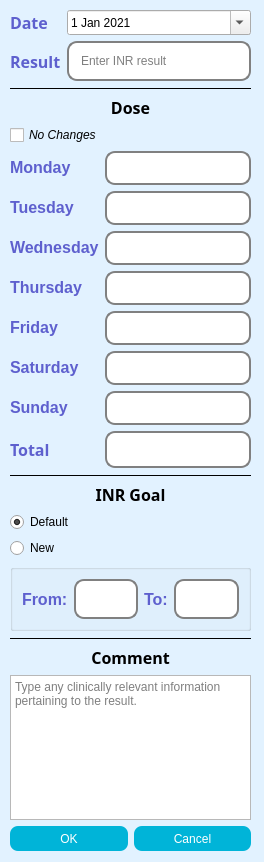
<?xml version="1.0" encoding="UTF-8"?>
<ui version="4.0">
 <class>DlgAddResult</class>
 <widget class="QDialog" name="DlgAddResult">
  <property name="geometry">
   <rect>
    <x>0</x>
    <y>0</y>
    <width>264</width>
    <height>862</height>
   </rect>
  </property>
  <property name="palette">
   <palette>
    <active>
     <colorrole role="Base">
      <brush brushstyle="SolidPattern">
       <color alpha="255">
        <red>255</red>
        <green>255</green>
        <blue>255</blue>
       </color>
      </brush>
     </colorrole>
     <colorrole role="Window">
      <brush brushstyle="SolidPattern">
       <color alpha="255">
        <red>226</red>
        <green>242</green>
        <blue>255</blue>
       </color>
      </brush>
     </colorrole>
    </active>
    <inactive>
     <colorrole role="Base">
      <brush brushstyle="SolidPattern">
       <color alpha="255">
        <red>255</red>
        <green>255</green>
        <blue>255</blue>
       </color>
      </brush>
     </colorrole>
     <colorrole role="Window">
      <brush brushstyle="SolidPattern">
       <color alpha="255">
        <red>226</red>
        <green>242</green>
        <blue>255</blue>
       </color>
      </brush>
     </colorrole>
    </inactive>
    <disabled>
     <colorrole role="Base">
      <brush brushstyle="SolidPattern">
       <color alpha="255">
        <red>226</red>
        <green>242</green>
        <blue>255</blue>
       </color>
      </brush>
     </colorrole>
     <colorrole role="Window">
      <brush brushstyle="SolidPattern">
       <color alpha="255">
        <red>226</red>
        <green>242</green>
        <blue>255</blue>
       </color>
      </brush>
     </colorrole>
    </disabled>
   </palette>
  </property>
  <property name="windowTitle">
   <string>Add Result</string>
  </property>
  <property name="styleSheet">
   <string notr="true">QPushButton {
	background-color: #00b4d8;
	color: white;
	border-radius: 8px;
	font-family: &quot;Raleway&quot;;
	font: 12px;
}

QPushButton::hover{
	border: 3px solid #0077b6;
}

QLineEdit {
	border: 2px  solid gray;
	border-radius: 10px;
	padding: 10px;
	font-family:  &quot;Raleway&quot;;
	font: 12px;

}

QLabel {
	color: #5E60CE;
	font-family: &quot;Raleway&quot;;
	font-size: 16px;
	font-weight: bold;
}

QLabel#lblComment{
	color: black;
	font-family: &quot;Source Sans Pro&quot;;
	font-size: 16px;
	font-weight: bold;
}

QLabel#lblGoal{
	color: black;
	font-family: &quot;Source Sans Pro&quot;;
	font-size: 16px;
	font-weight: bold;
}

QLabel#lblDoseTitle{
	color: black;
	font-family: &quot;Source Sans Pro&quot;;
	font-size: 16px;
	font-weight: bold;
}</string>
  </property>
  <widget class="QWidget" name="layoutWidget">
   <property name="geometry">
    <rect>
     <x>10</x>
     <y>10</y>
     <width>241</width>
     <height>841</height>
    </rect>
   </property>
   <layout class="QVBoxLayout" name="lytMain">
    <item>
     <layout class="QFormLayout" name="lytDateResult">
      <item row="0" column="0">
       <widget class="QLabel" name="lblDate">
        <property name="font">
         <font>
          <family>Raleway</family>
          <pointsize>-1</pointsize>
          <weight>75</weight>
          <bold>true</bold>
         </font>
        </property>
        <property name="text">
         <string>Date</string>
        </property>
       </widget>
      </item>
      <item row="0" column="1">
       <widget class="QDateEdit" name="dteDate">
        <property name="minimumSize">
         <size>
          <width>0</width>
          <height>25</height>
         </size>
        </property>
        <property name="toolTip">
         <string>Enter date of the blood draw</string>
        </property>
        <property name="dateTime">
         <datetime>
          <hour>0</hour>
          <minute>0</minute>
          <second>0</second>
          <year>2021</year>
          <month>1</month>
          <day>1</day>
         </datetime>
        </property>
        <property name="calendarPopup">
         <bool>true</bool>
        </property>
       </widget>
      </item>
      <item row="1" column="1">
       <widget class="QLineEdit" name="ledResult">
        <property name="minimumSize">
         <size>
          <width>0</width>
          <height>40</height>
         </size>
        </property>
        <property name="toolTip">
         <string>Enter the INR result</string>
        </property>
        <property name="placeholderText">
         <string>Enter INR result</string>
        </property>
       </widget>
      </item>
      <item row="1" column="0">
       <widget class="QLabel" name="lblResult">
        <property name="font">
         <font>
          <family>Raleway</family>
          <pointsize>-1</pointsize>
          <weight>75</weight>
          <bold>true</bold>
         </font>
        </property>
        <property name="text">
         <string>Result</string>
        </property>
       </widget>
      </item>
     </layout>
    </item>
    <item>
     <widget class="Line" name="line1">
      <property name="frameShadow">
       <enum>QFrame::Plain</enum>
      </property>
      <property name="orientation">
       <enum>Qt::Horizontal</enum>
      </property>
     </widget>
    </item>
    <item>
     <layout class="QVBoxLayout" name="lytDose">
      <item>
       <widget class="QLabel" name="lblDoseTitle">
        <property name="font">
         <font>
          <family>Source Sans Pro</family>
          <pointsize>-1</pointsize>
          <weight>75</weight>
          <bold>true</bold>
         </font>
        </property>
        <property name="text">
         <string>Dose</string>
        </property>
        <property name="alignment">
         <set>Qt::AlignCenter</set>
        </property>
       </widget>
      </item>
      <item>
       <widget class="QCheckBox" name="chkNoChanges">
        <property name="font">
         <font>
          <italic>true</italic>
         </font>
        </property>
        <property name="toolTip">
         <string>Click the checkbox if no changes were made to the regimen from the patient's last appointment.</string>
        </property>
        <property name="text">
         <string>No Changes</string>
        </property>
       </widget>
      </item>
      <item>
       <layout class="QFormLayout" name="lytDailyDoses">
        <item row="0" column="0">
         <widget class="QLabel" name="lblMonday">
          <property name="text">
           <string>Monday</string>
          </property>
         </widget>
        </item>
        <item row="0" column="1">
         <widget class="QLineEdit" name="ledMonday">
          <property name="minimumSize">
           <size>
            <width>0</width>
            <height>20</height>
           </size>
          </property>
         </widget>
        </item>
        <item row="1" column="0">
         <widget class="QLabel" name="lblTuesday">
          <property name="text">
           <string>Tuesday</string>
          </property>
         </widget>
        </item>
        <item row="1" column="1">
         <widget class="QLineEdit" name="ledTuesday">
          <property name="minimumSize">
           <size>
            <width>0</width>
            <height>30</height>
           </size>
          </property>
         </widget>
        </item>
        <item row="2" column="0">
         <widget class="QLabel" name="lblWednesday">
          <property name="text">
           <string>Wednesday</string>
          </property>
         </widget>
        </item>
        <item row="2" column="1">
         <widget class="QLineEdit" name="ledWednesday">
          <property name="minimumSize">
           <size>
            <width>0</width>
            <height>30</height>
           </size>
          </property>
         </widget>
        </item>
        <item row="3" column="0">
         <widget class="QLabel" name="lblThursday">
          <property name="text">
           <string>Thursday</string>
          </property>
         </widget>
        </item>
        <item row="3" column="1">
         <widget class="QLineEdit" name="ledThursday">
          <property name="minimumSize">
           <size>
            <width>0</width>
            <height>30</height>
           </size>
          </property>
         </widget>
        </item>
        <item row="4" column="0">
         <widget class="QLabel" name="lblFriday">
          <property name="text">
           <string>Friday</string>
          </property>
         </widget>
        </item>
        <item row="4" column="1">
         <widget class="QLineEdit" name="ledFriday">
          <property name="minimumSize">
           <size>
            <width>0</width>
            <height>30</height>
           </size>
          </property>
         </widget>
        </item>
        <item row="5" column="0">
         <widget class="QLabel" name="lblSaturday">
          <property name="text">
           <string>Saturday</string>
          </property>
         </widget>
        </item>
        <item row="5" column="1">
         <widget class="QLineEdit" name="ledSaturday">
          <property name="minimumSize">
           <size>
            <width>0</width>
            <height>30</height>
           </size>
          </property>
         </widget>
        </item>
        <item row="6" column="0">
         <widget class="QLabel" name="lblSunday">
          <property name="text">
           <string>Sunday</string>
          </property>
         </widget>
        </item>
        <item row="6" column="1">
         <widget class="QLineEdit" name="ledSunday">
          <property name="minimumSize">
           <size>
            <width>0</width>
            <height>30</height>
           </size>
          </property>
         </widget>
        </item>
        <item row="7" column="0">
         <widget class="QLabel" name="lblTotal">
          <property name="font">
           <font>
            <family>Raleway</family>
            <pointsize>-1</pointsize>
            <weight>75</weight>
            <bold>true</bold>
           </font>
          </property>
          <property name="text">
           <string>Total</string>
          </property>
         </widget>
        </item>
        <item row="7" column="1">
         <widget class="QLineEdit" name="ledTotal">
          <property name="minimumSize">
           <size>
            <width>0</width>
            <height>30</height>
           </size>
          </property>
          <property name="font">
           <font>
            <family>Raleway</family>
            <pointsize>-1</pointsize>
            <weight>50</weight>
            <italic>false</italic>
            <bold>false</bold>
           </font>
          </property>
          <property name="readOnly">
           <bool>true</bool>
          </property>
         </widget>
        </item>
       </layout>
      </item>
     </layout>
    </item>
    <item>
     <widget class="Line" name="line2">
      <property name="frameShadow">
       <enum>QFrame::Plain</enum>
      </property>
      <property name="orientation">
       <enum>Qt::Horizontal</enum>
      </property>
     </widget>
    </item>
    <item>
     <layout class="QVBoxLayout" name="lytGoal">
      <item>
       <widget class="QLabel" name="lblGoal">
        <property name="font">
         <font>
          <family>Source Sans Pro</family>
          <pointsize>-1</pointsize>
          <weight>75</weight>
          <bold>true</bold>
         </font>
        </property>
        <property name="text">
         <string>INR Goal</string>
        </property>
        <property name="alignment">
         <set>Qt::AlignCenter</set>
        </property>
       </widget>
      </item>
      <item>
       <widget class="QRadioButton" name="rbtn_Goal_Default">
        <property name="text">
         <string>Default</string>
        </property>
        <property name="checked">
         <bool>true</bool>
        </property>
        <attribute name="buttonGroup">
         <string notr="true">rbtnGroup_Goal</string>
        </attribute>
       </widget>
      </item>
      <item>
       <widget class="QRadioButton" name="rbtnGoal_New">
        <property name="text">
         <string>New</string>
        </property>
        <attribute name="buttonGroup">
         <string notr="true">rbtnGroup_Goal</string>
        </attribute>
       </widget>
      </item>
      <item>
       <widget class="QGroupBox" name="gbxNewGoal">
        <property name="checkable">
         <bool>false</bool>
        </property>
        <property name="checked">
         <bool>false</bool>
        </property>
        <layout class="QHBoxLayout" name="horizontalLayout">
         <item>
          <widget class="QLabel" name="lblNewGoalFrom">
           <property name="text">
            <string>From:</string>
           </property>
          </widget>
         </item>
         <item>
          <widget class="QLineEdit" name="ledNewGoalFrom">
           <property name="minimumSize">
            <size>
             <width>0</width>
             <height>40</height>
            </size>
           </property>
          </widget>
         </item>
         <item>
          <widget class="QLabel" name="lblNewGoalTo">
           <property name="text">
            <string>To:</string>
           </property>
          </widget>
         </item>
         <item>
          <widget class="QLineEdit" name="ledNewGoalTo">
           <property name="minimumSize">
            <size>
             <width>0</width>
             <height>40</height>
            </size>
           </property>
          </widget>
         </item>
        </layout>
       </widget>
      </item>
     </layout>
    </item>
    <item>
     <widget class="Line" name="line3">
      <property name="frameShadow">
       <enum>QFrame::Plain</enum>
      </property>
      <property name="orientation">
       <enum>Qt::Horizontal</enum>
      </property>
     </widget>
    </item>
    <item>
     <layout class="QVBoxLayout" name="lytComment">
      <item>
       <widget class="QLabel" name="lblComment">
        <property name="font">
         <font>
          <family>Source Sans Pro</family>
          <pointsize>-1</pointsize>
          <weight>75</weight>
          <bold>true</bold>
         </font>
        </property>
        <property name="text">
         <string>Comment</string>
        </property>
        <property name="alignment">
         <set>Qt::AlignCenter</set>
        </property>
       </widget>
      </item>
      <item>
       <widget class="QTextEdit" name="txtComment">
        <property name="toolTip">
         <string>Add clinically relevant comments</string>
        </property>
        <property name="tabChangesFocus">
         <bool>false</bool>
        </property>
        <property name="placeholderText">
         <string>Type any clinically relevant information pertaining to the result.</string>
        </property>
       </widget>
      </item>
     </layout>
    </item>
    <item>
     <layout class="QHBoxLayout" name="lytButton">
      <item>
       <widget class="QPushButton" name="btnOK">
        <property name="minimumSize">
         <size>
          <width>0</width>
          <height>25</height>
         </size>
        </property>
        <property name="text">
         <string>OK</string>
        </property>
       </widget>
      </item>
      <item>
       <widget class="QPushButton" name="btnCancel">
        <property name="minimumSize">
         <size>
          <width>0</width>
          <height>25</height>
         </size>
        </property>
        <property name="text">
         <string>Cancel</string>
        </property>
       </widget>
      </item>
     </layout>
    </item>
   </layout>
  </widget>
 </widget>
 <tabstops>
  <tabstop>dteDate</tabstop>
  <tabstop>ledResult</tabstop>
  <tabstop>chkNoChanges</tabstop>
  <tabstop>ledMonday</tabstop>
  <tabstop>ledTuesday</tabstop>
  <tabstop>ledWednesday</tabstop>
  <tabstop>ledThursday</tabstop>
  <tabstop>ledFriday</tabstop>
  <tabstop>ledSaturday</tabstop>
  <tabstop>ledSunday</tabstop>
  <tabstop>rbtn_Goal_Default</tabstop>
  <tabstop>rbtnGoal_New</tabstop>
  <tabstop>ledNewGoalFrom</tabstop>
  <tabstop>ledNewGoalTo</tabstop>
  <tabstop>txtComment</tabstop>
  <tabstop>btnOK</tabstop>
  <tabstop>btnCancel</tabstop>
  <tabstop>ledTotal</tabstop>
 </tabstops>
 <resources>
  <include location="../resource.qrc"/>
 </resources>
 <connections/>
 <buttongroups>
  <buttongroup name="rbtnGroup_Goal"/>
 </buttongroups>
</ui>
